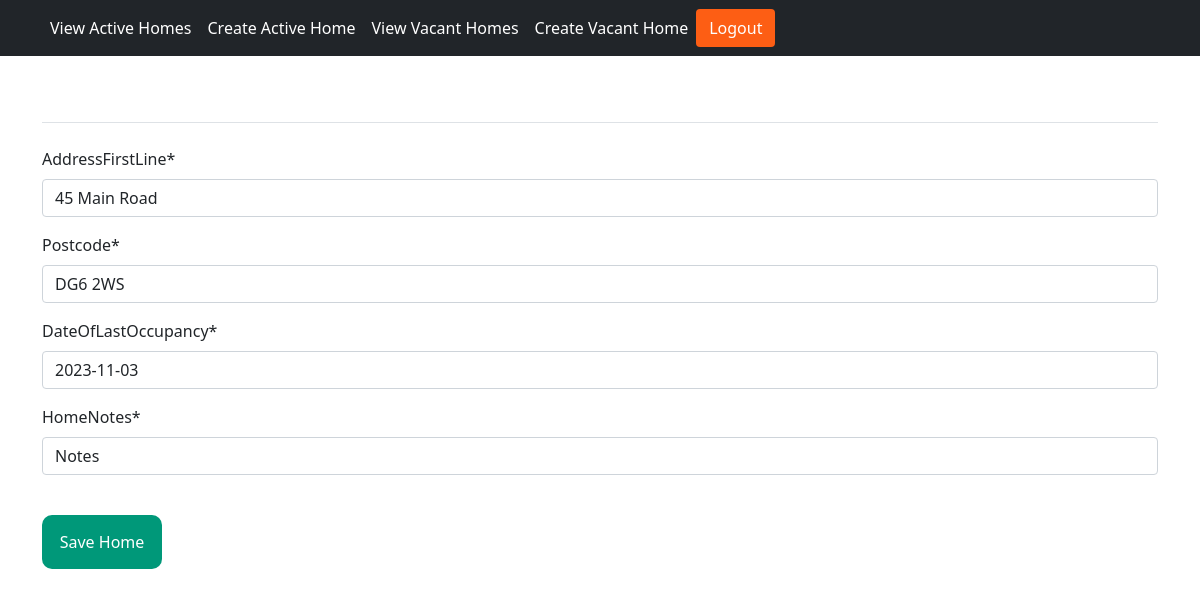
/editvacanthome/4/ (signed in), run on the app's committed database.
### myapp/models.py (models this page shows)
class VacantHome(models.Model):
    addressFirstLine = models.CharField(max_length=50)
    postcode = models.CharField(max_length=10)
    dateOfLastOccupancy = models.DateField()
    homeNotes = models.CharField(max_length=500)

### myapp/views.py (the view, shortened to what this page needs)
# urls.py: path('editvacanthome/<int:id>/', views.editvacanthome),
def editvacanthome(request, id):
    if not request.user.is_authenticated:
        messages.warning(request, 'Please Log In or Create Account to view this page.')
        return redirect('/login/')
    vacanthome = get_object_or_404(VacantHome, id=id)
    if request.method == 'GET':
        context = {'form': VacantHomesForm(instance=vacanthome), 'id': id}
        return render(request, 'myapp/editvacanthome.html', context)

### myapp/forms.py
class VacantHomesForm(forms.ModelForm):
    class Meta:
        model = VacantHome
        fields = '__all__'

### myapp/templates/myapp/editvacanthome.html (shortened to what this page needs)
{% extends 'myapp/base.html' %}
{% load crispy_forms_tags %}
{% block content %}
    <div class="container" style="margin-top: 30px;">
    <form action="" method="POST">
      <fieldset class="form-group">
          <legend class="border-bottom mb-4" style="color: white;">Save Home</legend>
          {{ form|crispy }}
      </fieldset>
        <br>
      <div class="form-group">
          <button class="submit-button">Save Home</button>
      </div>
    </form>
    </div>
{% endblock %}

### myapp/static/myapp/css/main.css (style rules this page uses)
.submit-button { top:50%; background-color:#009879; color: #fff; border:none; border-radius:10px; padding:15px; min-height:30px; min-width: 120px; }

### data on the page
VacantHome: addressFirstLine "45 Main Road", postcode "DG6 2WS", dateOfLastOccupancy "2023-11-03", homeNotes "Notes"
